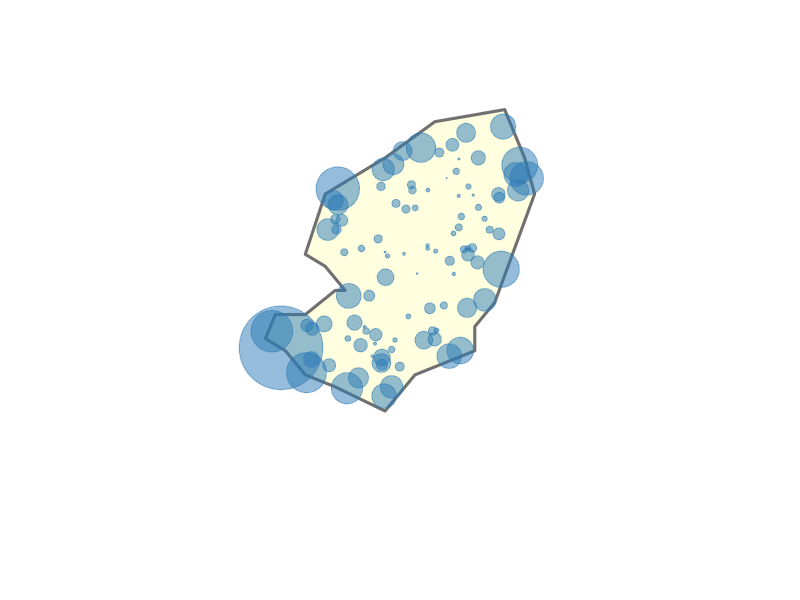
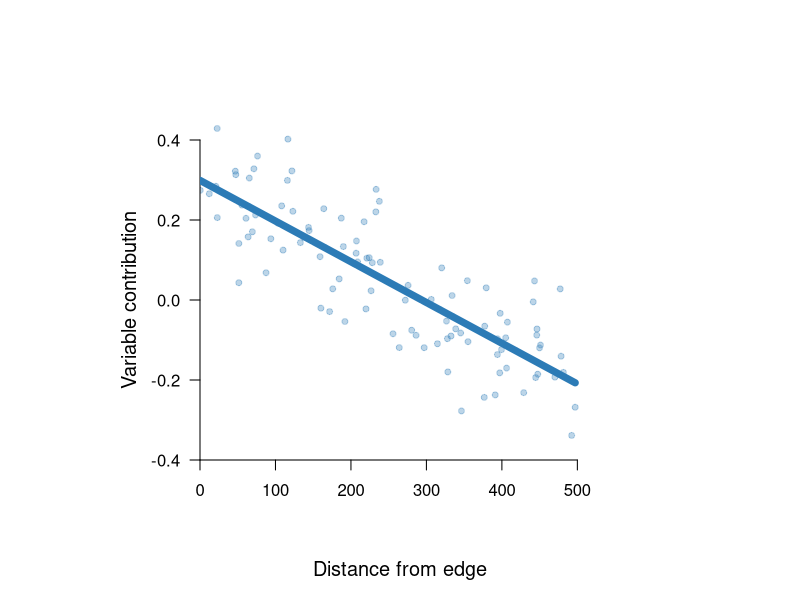
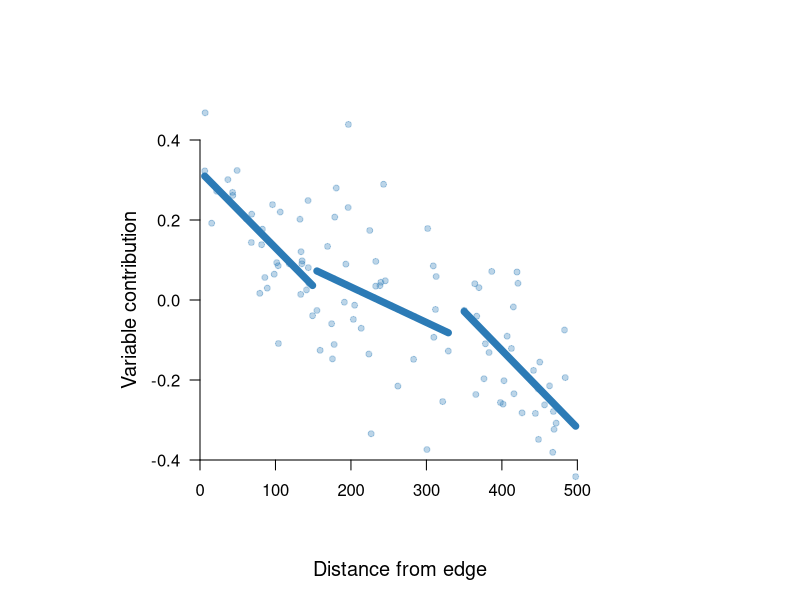
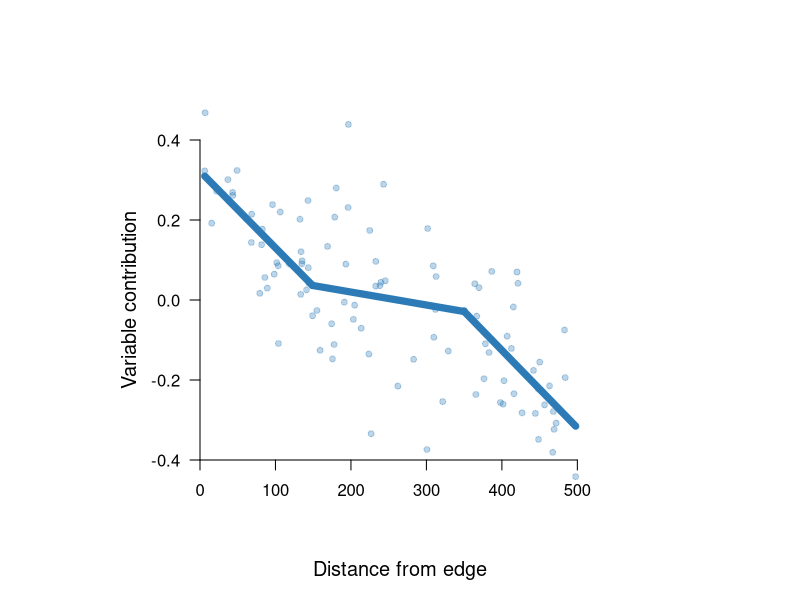
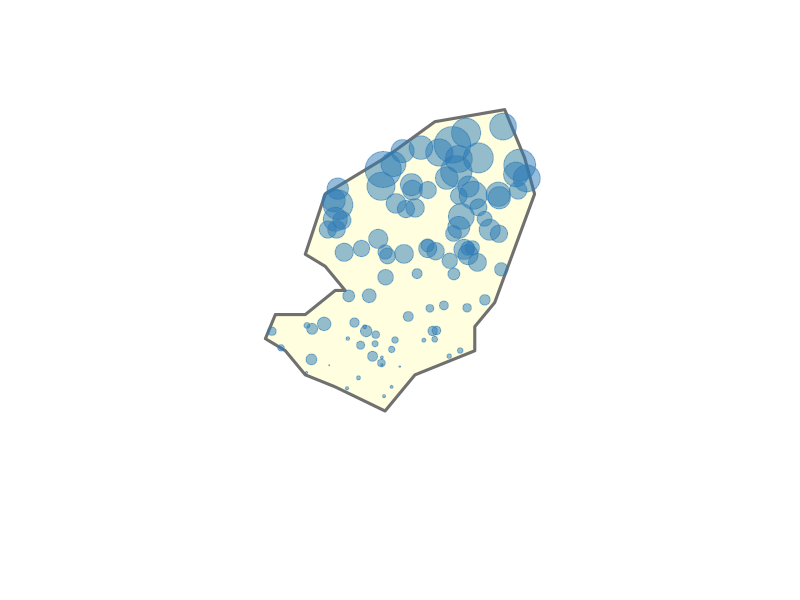
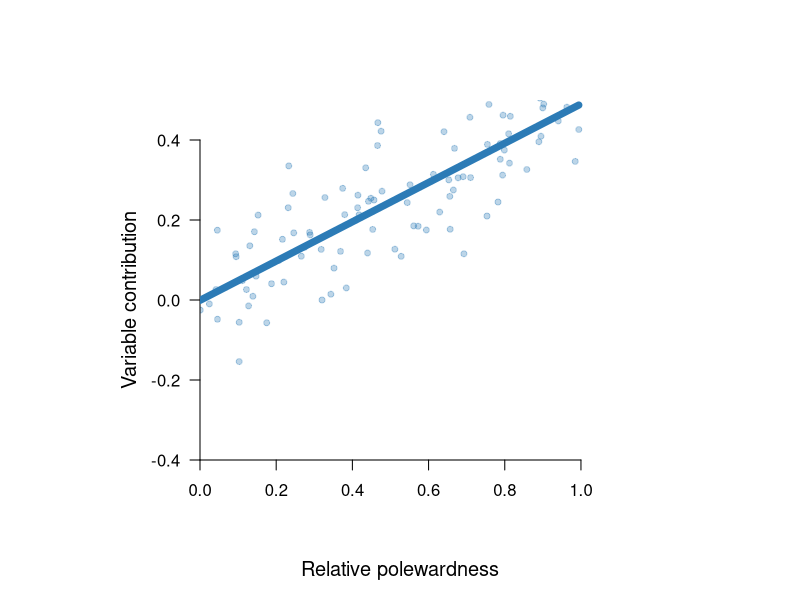
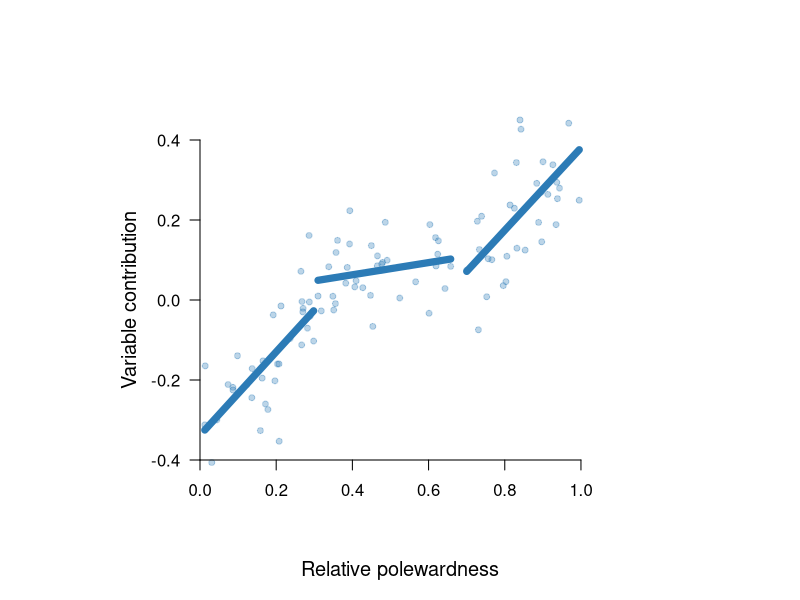
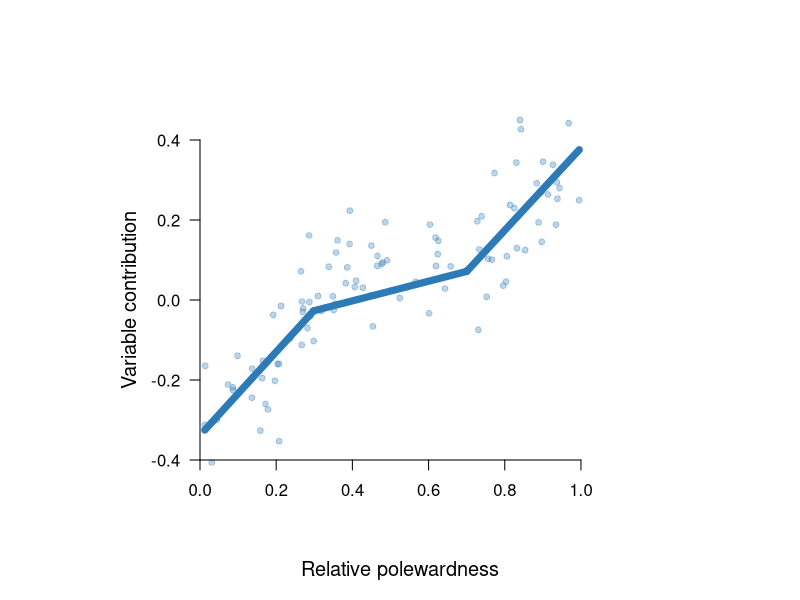

Reproduce these figures in R, in order.
#load packages
library(rnaturalearth); library(sf); library(units)

#list wds
wd_tables <- '/Users/carloseduardoaribeiro/Documents/Post-doc/SHAP/Mammals/Manuscript/Figures/Fig 1/Things for the figure'

#set seed
set.seed(69)



################# IMPORTANT NOTE ###################

#.           make graph fist
#.           use created values for the figure

###################################################


##### MAP #####

#load world map
world <- ne_countries(returnclass = "sf")

#create polygon representing species range
poly = st_polygon(
  list(cbind(c(10,08,09,12,15,16,14,12,14,20,25,32,
               34,35,31,29,29,26,23,20,15,12,10),
             c(30,31,33,33,35,35,37,38,43,46,49,50,
               46,43,34,32,30,29,28,25,27,28,30))))

poly_sf <-  st_sfc(poly, crs = st_crs(world))
poly_sf <- st_as_sf(poly_sf)

#create points representing species occurrences
points_sf <- st_sample(poly_sf, size = 100, type = "random")
points_sf <- st_as_sf(points_sf)

#calculate rel polewardness for all points
points_sf$relPol <- (st_coordinates(points_sf)[,2] - 25) / 25
  
#create data on var contribution for all points
points_sf$varContPol <- (points_sf$relPol +
  rnorm(nrow(points_sf), mean = 0.2, sd = 0.1)) - 0.3

summary(points_sf$varContPol)

#normalize variable contribution from 0 to 5 (for size)
points_sf$varContNormal <- 
  round(((points_sf$varContPol +
             abs(min(points_sf$varContPol))) * 2) + 0.3, 2)

summary(points_sf$varContNormal)
  
#make boxes for the map

#get min and max coord values of the range
ext <- st_bbox(poly_sf)  

#calculate the size of the small box to plot around the range
side_box <-  max(c(abs(ext[3] - ext[1]), abs(ext[4] - ext[2]))) +
  min(c(abs(ext[3] - ext[1]), abs(ext[4] - ext[2]))) / 4

#calculate central lon and central lat of the range
central_x <- (ext[3] + ext[1]) / 2
names(central_x) <- 'xmean'
central_y <- (ext[4] + ext[2]) / 2
names(central_y) <- 'ymean'

#calculate min and max lon and mean and max lat of the small box
min_x <- central_x - (side_box / 1.65)
names(min_x) <- 'xmin'
max_x <- central_x + (side_box / 1.65)
names(max_x) <- 'xmax'

min_y <- central_y - (side_box / 2)
names(min_y) <- 'ymin'
max_y <- central_y + (side_box / 2)
names(max_y) <- 'ymax'
                          
#create big box
box_df <- data.frame(x = c(min_x,max_x,max_x,min_x,min_x), 
                     y = c(max_y,max_y,min_y,min_y,max_y))

box <- st_as_sfc(          #make the box    
  st_bbox(st_as_sf(box_df, coords = c('x', 'y'), crs = st_crs(poly_sf))))

#calculate the size of the box to plot in white in the background and give
#space to other stuff
side_big_box <-  max(c(abs(ext[3] - ext[1]), abs(ext[4] - ext[2]))) +
  min(c(abs(ext[3] - ext[1]), abs(ext[4] - ext[2]))) / 2

#calculate min and max lon and mean and max lat of the big box
min_x_BB <- central_x - (side_big_box / 2)
names(min_x_BB) <- 'xmin'
max_x_BB <- central_x + (side_big_box / 2)
names(max_x_BB) <- 'xmax'

min_y_BB <- central_y - (side_big_box / 1.5)
names(min_y_BB) <- 'ymin'
max_y_BB <- central_y + (side_big_box / 2)
names(max_y_BB) <- 'ymax'

#create big box
big_box_df <- data.frame(x = c(min_x_BB,max_x_BB,max_x_BB,min_x_BB,min_x_BB), 
                     y = c(max_y_BB,max_y_BB,min_y_BB,min_y_BB,max_y_BB))

big_box <- st_as_sfc(          #make the box    
  st_bbox(st_as_sf(big_box_df, coords = c('x', 'y'), crs = st_crs(poly_sf))))


##### Calculate distance from the edges to show the 'centralness'

#cut the range out of the box
range_cut <- st_difference(box, poly_sf)

#calculate the dist from each point to edge in km
points_sf$distEdge <- as.numeric(
  set_units(st_distance(points_sf, range_cut), km)[,1])

#calculate index (0-1) of distance to edge
points_sf$distEdgeNormal_0 <- points_sf$distEdge / max(points_sf$distEdge)

#this option for the points uses the same calculation of the relPol but inversed
points_sf$distEdgeNormal <- 1 - points_sf$relPol

#create vector for sizes in points
points_sf$centralCex <- ((7 - log(points_sf$distEdge)) / 1.3) + 
  rnorm(nrow(points_sf), mean = 0.25, sd = 0.4)

summary(points_sf$centralCex)

#create exemplary values of var contribution showing an increase towards edges
points_sf$varContrCentral <- (points_sf$centralCex - 1.2) / 5

summary(points_sf$varContrCentral)










###### PLOT MAP SHOWING THE CENTRAL GRADIENT ######

#Legend: "Larger ranges showing populations close to the range centre being less affected by climatic extremes than those closer to range edges."

#Reference in text: "The relationship between climatic variables and species occurrences changes between the range centre and range edges (Fig. 1A)"


#set parametres for plotting
par(mar = c(0,0,0,0), pty="s", mfrow = c(1,1))

#plot big white box to make room for the things I need to add around
plot(big_box, border = NA)

#plot small box to inform the coordinates
#plot(box, add = T, col = '#ffffbf20')

#plot the polygon
plot(poly_sf, lwd = 3, border = '#707070', col = '#ffffbf80', add = T)

#plot the occurrence points (size is proportional to SHAP value)
plot(st_geometry(points_sf),
     add = T, pch = 19, cex = points_sf$centralCex ^ 1.4,
     col = '#2c7bb680')

#save 1000





###### PLOT GRAPH SHOWING THE CENTRAL GRADIENT ######

# Set seed for reproducibility
set.seed(123)

# Generate 100 random values for distEdgeNormal
distEdgeNormal <- runif(100, min = 0, max = 500)

# Generate ydata with a linear relationship plus some noise
ydata <- ((-0.002 * distEdgeNormal + rnorm(100, mean = 0, sd = 0.2)) + 0.6) / 2

# Combine into a data frame
data <- data.frame(distEdgeNormal, ydata)

# Fit the linear model
lin_mod <- lm(ydata ~ distEdgeNormal, data = data)

# Display the model summary
summary(lin_mod)

#set parametres for plotting
par(mar = c(5,5,5,5), pty="s", mfrow = c(1,1))

# Create a sequence of x-values within the range of the data
x_vals <- seq(min(data$distEdgeNormal),
              max(data$distEdgeNormal),
              length.out = 100)

# Create a data frame for prediction
new_data <- data.frame(distEdgeNormal = x_vals)

# Predict y-values based on the model
predicted <- predict(lin_mod, newdata = new_data)

#set y and x lims
ylim <- c(-0.5, 0.5)
xlim <- c(0, 530)

# Plot the data points again
plot(data$distEdgeNormal, data$ydata, 
     pch = 19, cex = 0.8, col = '#2c7bb650',
     axes = F, , xaxs = "i", yaxs = "i",
     ylab = 'Variable contribution',
     xlab = 'Distance from edge',
     cex.lab = 1.2,
     cex.axis = 1.2,
     ylim = ylim,
     xlim = xlim)

#add axes
axis(1, pos = -0.4)
axis(2, pos = 0, las=2)

# Add the restricted regression line
lines(x_vals, predicted, col = '#2c7bb6', lwd = 7)



###### PLOT GRAPH SHOWING THE CENTRAL GRADIENT (ALTERNATIVE MEASUREMENT) ######

# Set seed for reproducibility
set.seed(123)

# Generate 33, 34, and 33 random values for distEdgeNormal
distEdgeNormal_A <- runif(33, min = 0, max = 150) #1st segment
distEdgeNormal_B <- runif(34, min = 150, max = 350) #2nd segment
distEdgeNormal_C <- runif(33, min = 350, max = 500) #2nd segment


# Generate ydata with a linear relationship plus some noise
ydata_A <-
  ((-0.002 * distEdgeNormal_A + rnorm(33, mean = 0.2, sd = 0.1)) + 0.13) 

ydata_B <-
  ((-0.002 * distEdgeNormal_B + rnorm(34, mean = 0, sd = 1)) + 0.4) / 5

ydata_C <-
  ((-0.002 * distEdgeNormal_C + rnorm(33, mean = -0.2, sd = 0.1)) + 0.9) 

# Combine into a data frame
data_A <- data.frame(distEdgeNormal_A, ydata_A)
data_B <- data.frame(distEdgeNormal_B, ydata_B)
data_C <- data.frame(distEdgeNormal_C, ydata_C)

# Fit the linear model
lin_mod_A <- lm(ydata_A ~ distEdgeNormal_A, data = data_A)
lin_mod_B <- lm(ydata_B ~ distEdgeNormal_B, data = data_B)
lin_mod_C <- lm(ydata_C ~ distEdgeNormal_C, data = data_C)

# Display the model summary
summary(lin_mod_A)
summary(lin_mod_B)
summary(lin_mod_C)

#set parametres for plotting
par(mar = c(5,5,5,5), pty="s", mfrow = c(1,1))

# Create a sequence of x-values within the range of the data
x_vals_A <- seq(min(data_A$distEdgeNormal),
                max(data_A$distEdgeNormal),
                length.out = 33)
x_vals_B <- seq(min(data_B$distEdgeNormal),
                max(data_B$distEdgeNormal),
                length.out = 34)
x_vals_C <- seq(min(data_C$distEdgeNormal),
                max(data_C$distEdgeNormal),
                length.out = 33)

# Create a data frame for prediction
new_data_A <- data.frame(distEdgeNormal_A = x_vals_A)
new_data_B <- data.frame(distEdgeNormal_B = x_vals_B)
new_data_C <- data.frame(distEdgeNormal_C = x_vals_C)

# Predict y-values based on the model
predicted_A <- predict(lin_mod_A, newdata = new_data_A)
predicted_B<- predict(lin_mod_B, newdata = new_data_B)
predicted_C <- predict(lin_mod_C, newdata = new_data_C)

#set y and x lims
ylim <- c(-0.5, 0.5)
xlim <- c(0, 530)

# Plot the data points again
plot(data_A$distEdgeNormal, data_A$ydata, 
     pch = 19, cex = 0.8, col = '#2c7bb650',
     axes = F, , xaxs = "i", yaxs = "i",
     ylab = 'Variable contribution',
     xlab = 'Distance from edge',
     cex.lab = 1.2,
     cex.axis = 1.2,
     ylim = ylim,
     xlim = xlim)

points(data_B$distEdgeNormal, data_B$ydata, 
     pch = 19, cex = 0.8, col = '#2c7bb650')

points(data_C$distEdgeNormal, data_C$ydata, 
       pch = 19, cex = 0.8, col = '#2c7bb650')

#add axes
axis(1, pos = -0.4)
axis(2, pos = 0, las=2)

# Add the restricted regression line
lines(new_data_A$distEdgeNormal, predicted_A, col = '#2c7bb6', lwd = 7)
lines(new_data_B$distEdgeNormal, predicted_B, col = '#2c7bb6', lwd = 7)
lines(new_data_C$distEdgeNormal, predicted_C, col = '#2c7bb6', lwd = 7)

# For graphical purposes, I will replot joining the lines

# Plot the data points again
plot(data_A$distEdgeNormal, data_A$ydata, 
     pch = 19, cex = 0.8, col = '#2c7bb650',
     axes = F, , xaxs = "i", yaxs = "i",
     ylab = 'Variable contribution',
     xlab = 'Distance from edge',
     cex.lab = 1.2,
     cex.axis = 1.2,
     ylim = ylim,
     xlim = xlim)

points(data_B$distEdgeNormal, data_B$ydata, 
       pch = 19, cex = 0.8, col = '#2c7bb650')

points(data_C$distEdgeNormal, data_C$ydata, 
       pch = 19, cex = 0.8, col = '#2c7bb650'
       )

#add axes
axis(1, pos = -0.4)
axis(2, pos = 0, las=2)

lines(new_data_A$distEdgeNormal, predicted_A, col = '#2c7bb6', lwd = 7)
lines(c(new_data_A$distEdgeNormal[33], new_data_C$distEdgeNormal[1]),
      c(predicted_A[33],predicted_C[1]),
      col = '#2c7bb6', lwd = 7)
lines(new_data_C$distEdgeNormal, predicted_C, col = '#2c7bb6', lwd = 7)









###### PLOT MAP SHOWING THE LATITUDINAL GRADIENT ######

#Legend: large ranges showing climatic extremes increase in explanatory power towards the poleward edges.

#Reference in text: "Climatic variables have higher explanatory power towards the poleward range limit (Fig. 1B)"

#set parametres for plotting
par(mar = c(0,0,0,0), pty="s", mfrow = c(1,1))

#plot big white box to make room for the things I need to add around
plot(big_box, border = NA)

#plot the polygon
plot(poly_sf, lwd = 3, border = '#707070', col = '#ffffbf80', add = T)

#plot the occurrence points (size is proportional to SHAP value)
plot(st_geometry(points_sf),
     add = T, pch = 19, cex = points_sf$varContNormal ^ 1.6,
     col = '#2c7bb680')

#save 1000






###### PLOT GRAPH SHOWING THE LATITUDINAL GRADIENT ######

# Set seed for reproducibility
set.seed(123)

# Generate 100 random values for distEdgeNormal
relPol <- runif(100, min = 0, max = 1)

# Generate ydata with a linear relationship plus some noise
ydata <- ((relPol + rnorm(100, mean = 0, sd = 0.2))) / 2

# Combine into a data frame
data <- data.frame(relPol, ydata)

# Fit the linear model
lin_mod <- lm(ydata ~ relPol, data = data)

# Display the model summary
summary(lin_mod)

#set parametres for plotting
par(mar = c(5,5,5,5), pty="s", mfrow = c(1,1))

# Create a sequence of x-values within the range of the data
x_vals <- seq(min(data$relPol),
              max(data$relPol),
              length.out = 100)

# Create a data frame for prediction
new_data <- data.frame(relPol = x_vals)

# Predict y-values based on the model
predicted <- predict(lin_mod, newdata = new_data)

#set y and x lims
ylim <- c(-0.5, 0.5)
xlim <- c(0, 1.05)

# Plot the data points again
plot(data$relPol, data$ydata, 
     pch = 19, cex = 0.8, col = '#2c7bb650',
     axes = F, , xaxs = "i", yaxs = "i",
     ylab = 'Variable contribution',
     xlab = 'Relative polewardness',
     cex.lab = 1.2,
     cex.axis = 1.2,
     ylim = ylim,
     xlim = xlim)

#add axes
axis(1, pos = -0.4)
axis(2, pos = 0, las=2)

# Add the restricted regression line
lines(x_vals, predicted, col = '#2c7bb6', lwd = 7)

#save 800






### PLOT GRAPH SHOWING THE LATITUDINAL GRADIENT (ALTERNATIVE MEASUREMENT) ###

# Set seed for reproducibility
set.seed(123)

# Generate 33, 34, and 33 random values for distEdgeNormal
relPol_A <- runif(33, min = 0, max = 0.3) #1st segment
relPol_B <- runif(34, min = 0.3, max = 0.7) #2nd segment
relPol_C <- runif(33, min = 0.7, max = 1) #2nd segment

# Generate ydata with a linear relationship plus some noise
ydata_A <-
  ((relPol_A + rnorm(33, mean = -0.2, sd = 0.1)) - 0.13) 

ydata_B <-
  ((relPol_B + rnorm(34, mean = 0, sd = 0.32)) / 4) - 0.05

ydata_C <-
  ((relPol_C + rnorm(33, mean = 0.2, sd = 0.1)) - 0.8) 


# Combine into a data frame
data_A <- data.frame(relPol_A, ydata_A)
data_B <- data.frame(relPol_B, ydata_B)
data_C <- data.frame(relPol_C, ydata_C)

# Fit the linear model
lin_mod_A <- lm(ydata_A ~ relPol_A, data = data_A)
lin_mod_B <- lm(ydata_B ~ relPol_B, data = data_B)
lin_mod_C <- lm(ydata_C ~ relPol_C, data = data_C)

# Display the model summary
summary(lin_mod_A)
summary(lin_mod_B)
summary(lin_mod_C)

#set parametres for plotting
par(mar = c(5,5,5,5), pty="s", mfrow = c(1,1))

# Create a sequence of x-values within the range of the data
x_vals_A <- seq(min(data_A$relPo),
                max(data_A$relPo),
                length.out = 33)
x_vals_B <- seq(min(data_B$relPo),
                max(data_B$relPo),
                length.out = 34)
x_vals_C <- seq(min(data_C$relPo),
                max(data_C$relPo),
                length.out = 33)

# Create a data frame for prediction
new_data_A <- data.frame(relPol_A = x_vals_A)
new_data_B <- data.frame(relPol_B = x_vals_B)
new_data_C <- data.frame(relPol_C = x_vals_C)

# Predict y-values based on the model
predicted_A <- predict(lin_mod_A, newdata = new_data_A)
predicted_B<- predict(lin_mod_B, newdata = new_data_B)
predicted_C <- predict(lin_mod_C, newdata = new_data_C)

#set y and x lims
ylim <- c(-0.5, 0.5)
xlim <- c(0, 1.05)

# Plot the data points again
plot(data_A$relPol, data_A$ydata, 
     pch = 19, cex = 0.8, col = '#2c7bb650',
     axes = F, , xaxs = "i", yaxs = "i",
     ylab = 'Variable contribution',
     xlab = 'Relative polewardness',
     cex.lab = 1.2,
     cex.axis = 1.2,
     ylim = ylim,
     xlim = xlim)

points(data_B$relPol, data_B$ydata, 
       pch = 19, cex = 0.8, col = '#2c7bb650')

points(data_C$relPol, data_C$ydata, 
       pch = 19, cex = 0.8, col = '#2c7bb650')

#add axes
axis(1, pos = -0.4)
axis(2, pos = 0, las=2)

# Add the restricted regression line
lines(new_data_A$relPol, predicted_A, col = '#2c7bb6', lwd = 7)
lines(new_data_B$relPol, predicted_B, col = '#2c7bb6', lwd = 7)
lines(new_data_C$relPol, predicted_C, col = '#2c7bb6', lwd = 7)


# For graphical purposes, I will replot joining the lines

# Plot the data points again
plot(data_A$relPol, data_A$ydata, 
     pch = 19, cex = 0.8, col = '#2c7bb650',
     axes = F, , xaxs = "i", yaxs = "i",
     ylab = 'Variable contribution',
     xlab = 'Relative polewardness',
     cex.lab = 1.2,
     cex.axis = 1.2,
     ylim = ylim,
     xlim = xlim)

points(data_B$relPol, data_B$ydata, 
       pch = 19, cex = 0.8, col = '#2c7bb650')

points(data_C$relPol, data_C$ydata, 
       pch = 19, cex = 0.8, col = '#2c7bb650')

#add axes
axis(1, pos = -0.4)
axis(2, pos = 0, las=2)

lines(new_data_A$relPol_A, predicted_A, col = '#2c7bb6', lwd = 7)
lines(c(new_data_A$relPol[33], new_data_C$relPol[1]),
      c(predicted_A[33],predicted_C[1]),
      col = '#2c7bb6', lwd = 7)
lines(new_data_C$relPol, predicted_C, col = '#2c7bb6', lwd = 7)


#save 800












summary(predicted)


#set y and x lims
ylim <- c(-0.2, 0.9)
xlim <- c(0, 1)


#set parametres for plotting
par(mar = c(5,5,5,5), pty="s", mfrow = c(1,1))

#minT (make points invisible)
plot(points_sf$relPol, points_sf$varContPol, 
     pch = 19, cex = 1, col = '#FF808000',
     ylab = 'Variable contribution',
     xlab = 'Relative polewardness',
     cex.lab = 1.2,
     cex.axis = 1.2,
     ylim = c(ylim[1], ylim[2]))

#plot rectangle for background colour
rect(par("usr")[1], par("usr")[3],
     par("usr")[2], par("usr")[4],
     col = '#ffffbf20') 

#fit linear model
lin_mod_minT <- lm(points_sf$varContPol ~ points_sf$relPol)
abline(lin_mod_minT, col = '#2c7bb6', lwd = 7)

#save plot (width = 1000)





###### PLOT MAP SHOWING EXPECTED DIFFERENCE BETWEEN EXTREMES AND MEANS ######

#Legend: large ranges showing climatic extremes increase in explanatory power towards the edges, and means don't show a strong pattern.

#Reference in text: "Climatic variables have higher explanatory power towards the poleward range limit (Fig. 1C)"

#divide points to show extremes and means
shuffle_pts <- sample(c(1:nrow(points_sf)), size = nrow(points_sf))
extre_pts <- points_sf[shuffle_pts[c(1:50)],]
mean_pts <- points_sf[shuffle_pts[c(51:100)],]

#set parametres for plotting
par(mar = c(0,0,0,0), pty="s", mfrow = c(1,1))

#plot big white box to make room for the things I need to add around
plot(big_box, border = NA)

#plot small box to inform the coordinates
plot(box, add = T, col = '#ffffbf20')

#plot the polygon
plot(poly_sf, lwd = 3, border = '#707070', col = '#ffffbf80', add = T)

#plot the occurrence points (size is proportional to SHAP value)
plot(st_geometry(extre_pts),
     add = T, pch = 19, cex = extre_pts$centralCex ^ 1.4,
     col = '#9930FF80')

#plot the occurrence points (size is proportional to SHAP value)
plot(st_geometry(mean_pts),
     add = T, pch = 19, cex = sqrt(mean_pts$centralCex),
     col = '#FF600080')

#label axes
text(-5, 37.4, 'Latitude', srt = 90, cex = 1.2)
text(21.7, 16, 'Longitude', srt = 00, cex = 1.2)

#add ticks to axes
points(st_bbox(box)[1] + (st_bbox(box)[3] - st_bbox(box)[1]) / 10,
       st_bbox(box)[2] - 0.44,
       pch = '|',
       cex = 0.7)
points((st_bbox(box)[1] + st_bbox(box)[3]) / 2,
       st_bbox(box)[2] - 0.44,
       pch = '|',
       cex = 0.7)
points(st_bbox(box)[3] - (st_bbox(box)[3] - st_bbox(box)[1]) / 10,
       st_bbox(box)[2] - 0.44,
       pch = '|',
       cex = 0.7)

points(st_bbox(box)[1] - 0.45,
       st_bbox(box)[2] + (st_bbox(box)[4] - st_bbox(box)[2]) / 10,
       pch = '—',
       cex = 0.7)
points(st_bbox(box)[1] - 0.45,
       (st_bbox(box)[2] + st_bbox(box)[4]) / 2,
       pch = '—',
       cex = 0.7)
points(st_bbox(box)[1] - 0.45,
       st_bbox(box)[4] - (st_bbox(box)[4] - st_bbox(box)[2]) / 10,
       pch = '—',
       cex = 0.7)

#add values to axes
text(st_bbox(box)[1] + (st_bbox(box)[3] - st_bbox(box)[1]) / 10,
     st_bbox(box)[2] - 2.1,
     labels = paste0(round(
       st_bbox(box)[1] + (st_bbox(box)[3] - st_bbox(box)[1]) / 10, 1)),
     cex = 1.1)
text((st_bbox(box)[1] + st_bbox(box)[3]) / 2,
     st_bbox(box)[2] - 2.1,
     labels = paste0(round(
       (st_bbox(box)[1] + st_bbox(box)[3]) / 2, 1)),
     cex = 1.1)
text(st_bbox(box)[3] - (st_bbox(box)[3] - st_bbox(box)[1]) / 10,
     st_bbox(box)[2] - 2.1,
     labels = paste0(round(
       st_bbox(box)[3] - (st_bbox(box)[3] - st_bbox(box)[1]) / 10, 1)),
     cex = 1.1)

text(st_bbox(box)[1] - 2.75,
     st_bbox(box)[2] + (st_bbox(box)[4] - st_bbox(box)[2]) / 10,
     labels = paste0(round(
       st_bbox(box)[2] + (st_bbox(box)[4] - st_bbox(box)[2]) / 10, 1)),
     cex = 1.1, srt = 90)
text(st_bbox(box)[1] - 2.75,
     (st_bbox(box)[2] + st_bbox(box)[4]) / 2,
     labels = paste0(round(
       (st_bbox(box)[2] + st_bbox(box)[4]) / 2, 1)),
     cex = 1.1, srt = 90)
text(st_bbox(box)[1] - 2.75,
     st_bbox(box)[4] - (st_bbox(box)[4] - st_bbox(box)[2]) / 10,
     labels = paste0(round(
       st_bbox(box)[4] - (st_bbox(box)[4] - st_bbox(box)[2]) / 10, 1)),
     cex = 1.1, srt = 90)

#save plot (width = 1000)

###### PLOT GRAPH SHOWING THE CENTRE-EDGE GRADIENT ######

#set y and x lims
ylim <- c(-0.2, 0.8)
xlim <- c(0, 1)

#set parametres for plotting
par(mar = c(5,5,5,5), pty="s", mfrow = c(1,1))

#minT (make points invisible)
plot(points_sf$distEdgeNormal, points_sf$varContPol, 
     pch = 19, cex = 1, col = '#FF808000',
     ylab = 'Variable contribution',
     xlab = 'Distance from edge',
     cex.lab = 1.2,
     cex.axis = 1.2,
     ylim = c(ylim[1], ylim[2]))

#plot rectangle for background colour
rect(par("usr")[1], par("usr")[3],
     par("usr")[2], par("usr")[4],
     col = '#ffffbf20') 

#fit linear model
lin_mod_minT <- lm(points_sf$varContPol ~ points_sf$distEdgeNormal)
lin_mod_minT_2 <- lm((points_sf$varContPol/6) + 0.2 ~ points_sf$distEdgeNormal)

abline(lin_mod_minT, col = '#9930FF', lwd = 7)
abline(lin_mod_minT_2, col = '#FF6000', lwd = 7)


#save plot (width = 1000)
